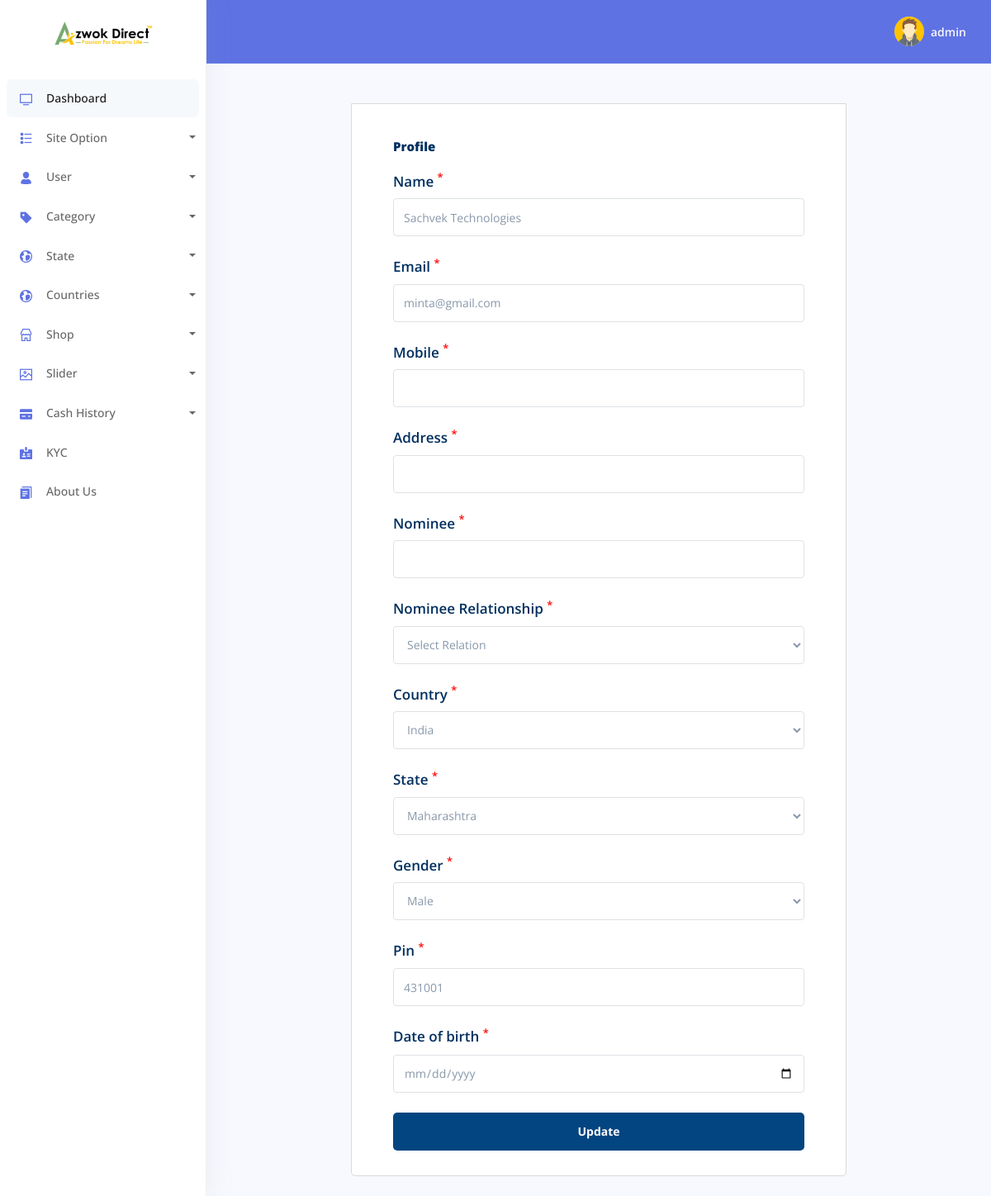
Screenshot of /admin/profile.php?eid=36310 (signed in) with the database file from the repository.
### tables this page shows
CREATE TABLE `tbl_logo` (
  `id` int NOT NULL,
  `logo` varchar(240) NOT NULL,
  `front` varchar(240) NOT NULL
);

CREATE TABLE `tbl_users` (
  `uid` int NOT NULL,
  `customId` varchar(240) DEFAULT NULL,
  `name` varchar(240) NOT NULL,
  `email` varchar(240) NOT NULL,
  `mobile` varchar(240) DEFAULT NULL,
  `address` varchar(240) DEFAULT NULL,
  `nominee` varchar(240) DEFAULT NULL,
  `relation` varchar(240) DEFAULT NULL,
  `password` varchar(240) NOT NULL,
  `pin` varchar(240) NOT NULL DEFAULT '0',
  `state` varchar(240) NOT NULL,
  `country` varchar(200) NOT NULL,
  `sponserId` varchar(240) NOT NULL DEFAULT '1',
  `placementId` varchar(240) NOT NULL DEFAULT '0',
  `side` varchar(240) NOT NULL DEFAULT '1',
  `rightSide` varchar(240) NOT NULL DEFAULT '0',
  `leftSide` varchar(240) NOT NULL DEFAULT '0',
  `leftCount` int NOT NULL DEFAULT '0',
  `rightCount` int NOT NULL DEFAULT '0',
  `blance` varchar(240) NOT NULL DEFAULT '0',
  `regDate` datetime DEFAULT CURRENT_TIMESTAMP,
  `status` varchar(240) NOT NULL DEFAULT '0',
  `eligible` int NOT NULL DEFAULT '0',
  `birth` varchar(240) DEFAULT NULL,
  `selfPurches` varchar(240) DEFAULT NULL,
  `gender` varchar(240) NOT NULL
);

CREATE TABLE `tbl_country` (
  `id` int NOT NULL,
  `countryName` varchar(240) NOT NULL,
  `countrySlug` varchar(240) NOT NULL
);

CREATE TABLE `tbl_state` (
  `id` int NOT NULL,
  `stateName` varchar(240) NOT NULL,
  `stateSlug` varchar(240) NOT NULL
);

### config/Functions.php (called while the page is built, shortened)
<?php
     class Functions{
          public $host=	DB_HOST;
		public $user=	DB_USER;
		public $pass=	DB_PASS;
          public $name= 	DB_NAME;
          public $link;
          public function dbConnect(){
               $this->link= new mysqli($this->host,$this->user,$this->pass,$this->name);
          }
          public function select($query){
               $exicute=$this->link->query($query) or die(mysqli_error($this->link));
               if($exicute->num_rows>0){
                    return $exicute;
               }else{
                    return false;
               }
          }
     }

### Classes/admin/Siteinfo.php (called while the page is built, shortened)
<?php
     class Siteinfo{
             private $db;
             public function __construct(){
                  $this->db=new Functions();
             }
          public function getLogo(){
               $query="SELECT * from tbl_logo";
               $exicute=$this->db->select($query);
               if($exicute){
                    return $exicute;
                }else{
                     return false;
                }
          }
     }

### Classes/admin/User.php (called while the page is built, shortened)
<?php
     class User{
             private $db;
             public function __construct(){
                  $this->db=new Functions();
             }
          public function logUser($uc){
               $query2="SELECT * FROM tbl_users where customId='$uc'";
               $exicute2=$this->db->select($query2);
               if($exicute2){
                   return $exicute2;
               }else{
                   return false;
               }
          }
     }

### Classes/admin/State.php (called while the page is built, shortened)
<?php
     class State{
             private $db;
             public function __construct(){
                  $this->db=new Functions();
             }
          public function getAllState(){
               $query="SELECT * FROM tbl_state";
               $exicute=$this->db->select($query);
               if($exicute){
                    return $exicute;
               }else{
                    return false;
               }
          }
          public function getAllcountry(){
               $query="SELECT * FROM tbl_country";
               $exicute=$this->db->select($query);
               if($exicute){
                    return $exicute;
               }else{
                    return false;
               }
          }
     }

### admin/profile.php (the view, shortened to what this page needs)
<?php include('template/load-header.php')?>
<?php include('template/sidebar.php')?>
<?php include('template/header.php')?>
<div class="container-fluid mt--6">
<div id="contact-page">
     <div class="container">
          <div class="wrapper">
               <?php
                              if($_GET['eid']){
                                       $uid= $_GET['eid'];
                              }
                         $r= $user->logUser($uid);
                         if($r){
                             foreach($r as $v){
               ?>
               <form action="" method="post">
                    <div class="form form2">
                         <h4 style="color:#002f5f;text-align: left;padding:10px 0px;"><b>Profile </b></h4>
                         <div class="form-group">
                              <label>Name <sup style="color: red;">*</sup></label>
                              <input name="name" value="<?php echo $v['name'];?>" class="form-control" type="text"autocomplete="off"  />
                         </div>
                         <div class="form-group">
                              <label>Email <sup style="color: red;">*</sup></label>
                              <input class="form-control"  value="<?php echo $v['email'];?>" type="email"name="email" autocomplete="off"  />
                         </div>
                          <div class="form-group">
                              <label>Mobile <sup style="color: red;">*</sup></label>
                              <input value="<?php echo $v['mobile']?>" class="form-control" type="text"name="mobile" autocomplete="off"  />
                         </div>
                         <div class="form-group">
                              <label>Address <sup style="color: red;">*</sup></label>
                              <input value="<?php echo $v['address']?>" class="form-control" type="text"name="address" autocomplete="off"  />
                         </div>
                          <div class="form-group">
                              <label>Nominee <sup style="color: red;">*</sup></label>
                              <input value="<?php echo $v['nominee']?>" class="form-control" type="text"name="nominee" autocomplete="off"  />
                         </div>
                         <div class="form-group">
                              <label>Nominee Relationship <sup style="color: red;">*</sup></label>
                                <select class="form-control" name="relation" id="" required>
                                        <option value="0">Select Relation</option>
                                   </select>
                         </div>
                         <div class="form-group">
                                   <label>Country <sup style="color: red;">*</sup></label>
                                   <select class="form-control" name="country" id="" >
                                   <?php
                                        $res=$state->getAllcountry();
                                        while($vl=$res->fetch_assoc()){
                                   ?>
                                        <option <?php if($v['country']==$vl['countrySlug']){echo 'selected';}?> value="<?php echo $vl['countrySlug']?>"><?php echo $vl['countryName']?></option>
                                   <?php }?>
                                   </select>
                         </div>
                          <div class="form-group">
                                   <label>State <sup style="color: red;">*</sup></label>
                                   <select class="form-control" name="state" id="" >
                                   <?php
                                        $res=$state->getAllState();
                                        while($vl=$res->fetch_assoc()){
                                   ?>
                                        <option <?php if($v['state']==$vl['stateSlug']){echo 'selected';}?> value="<?php echo $vl['stateSlug']?>"><?php echo $vl['stateName']?></option>
                                   <?php }?>
                                   </select>
                         </div>
                          <div class="form-group">
                                   <label>Gender <sup style="color: red;">*</sup></label>
                                   <select class="form-control" name="gender" id="" required>
                                        <option <?php if($v['gender']=='Male'){echo 'selected';}?> value="Male">Male</option>
                                   </select>
                         </div>
                         <div class="form-group">
                              <label>Pin <Code></Code> <sup style="color: red;">*</sup></label>
                              <input class="form-control" type="text" name="pin" value="<?php echo $v['pin']?>" autocomplete="off"  />
                         </div>
                        <div class="form-group">
                              <label>Date of birth <Code></Code> <sup style="color: red;">*</sup></label>
                              <input class="form-control" type="date" name="birth" value="<?php echo $v['birth']?>" autocomplete="off" required />
                         </div>
                         <input  class="form-control" type="submit" value="Update" name="singup" id="">
                    </div>
               </form>
               <?php }}?>
          </div>
          <br>
     </div>
</div>
</div>
<?php include('template/footer.php')?>

### admin/template/sidebar.php (shortened to what this page needs)
<body>
  <nav class="sidenav navbar navbar-vertical  fixed-left  navbar-expand-xs navbar-light bg-white" id="sidenav-main">
    <div class="scrollbar-inner">
      <div class="sidenav-header  align-items-center">
        <a class="navbar-brand" href="../index.php">
          <?php
            $result=$site->getLogo();
            if($result){
              while($value=$result->fetch_assoc()){
          ?>
          <img src="<?php echo $value['logo'];?>" class="navbar-brand-img" alt="...">
          <?php }}?>
        </a>
      </div>
      <div class="navbar-inner">
        <div class="collapse navbar-collapse" id="sidenav-collapse-main">
          <ul class="navbar-nav">
            <li class="nav-item">
              <a class="nav-link active" href="dashboard.php">
                <i class="ni ni-tv-2 text-primary"></i>
                <span class="nav-link-text">Dashboard</span>
              </a>
            </li>
            <li class="nav-item">
              <a href="#" class="dropdown-toggle nav-link" id="ddlmenuItem" data-toggle="dropdown"><i class="ni ni-bullet-list-67 text-primary"></i>Site Option</a>
            </li>
            <li class="nav-item">
            <a href="#" class="dropdown-toggle nav-link" id="ddlmenuItem" data-toggle="dropdown"><i class="ni ni-single-02 text-primary"></i>User</a>
          </li>
            <li class="nav-item">
                <a href="#" class="dropdown-toggle nav-link" id="ddlmenuItem" data-toggle="dropdown"><i class="ni ni-tag text-primary"></i>Category</a>
            </li>
            <li class="nav-item">
            <a href="#" class="dropdown-toggle nav-link" id="ddlmenuItem" data-toggle="dropdown"><i class="ni ni-world text-primary"></i>State</a>
          </li>
          <li class="nav-item">
            <a href="#" class="dropdown-toggle nav-link" id="ddlmenuItem" data-toggle="dropdown"><i class="ni ni-world text-primary"></i>Countries</a>
          </li>
            <li class="nav-item">
              <a href="#" class="dropdown-toggle nav-link" id="ddlmenuItem" data-toggle="dropdown"><i class="ni ni-shop text-primary"></i>Shop</a>
            </li>
            <li class="nav-item">
              <a href="#" class="dropdown-toggle nav-link" id="ddlmenuItem" data-toggle="dropdown"><i class="ni ni-image text-primary"></i>Slider</a>
            </li>
            <li class="nav-item">
              <a href="#" class="dropdown-toggle nav-link" id="ddlmenuItem" data-toggle="dropdown"><i class="ni ni-credit-card text-primary"></i>Cash History</a>
            </li>
            <li class="nav-item">
              <a class="nav-link" href="kyc.php">
                <i class="ni ni-badge text-primary"></i>
                <span class="nav-link-collection">KYC</span>
              </a>
            </li>
            <li class="nav-item">
              <a class="nav-link" href="About.php">
                <i class="ni ni-single-copy-04 text-primary"></i>
                <span class="nav-link-collection">About Us</span>
              </a>
            </li>
          </ul>
        </div>
      </div>
    </div>
  </nav>

### assets/css/style.css (style rules this page uses)
body { background: #f7f7f7; }
* { padding: 0; margin:0; }
ul li { position: relative; }
#contact-page .wrapper { width: 600px; margin: auto; color: #56565a; text-align: left; }
#contact-page .wrapper .form { background: white; padding: 30px 50px; border: 1px solid #dadada; border-radius: 0px 0px 5px 5px; }
.form2 label { font-size: 17px; font-weight: 600; color: #002f5f }
input[type="submit"],.redirect { border: none;background: #034580;color: white;padding: 10px 15px;margin-top: 20px;font-weight: 700;border-radius: 5px; }

### rows the page displays
tbl_logo: logo (picture)
tbl_users: name "Sachvek Technologies", email "minta@gmail.com", country "India", state "Maharashtra", pin "431001"

### other values shown
Session::get('admin') "admin"
